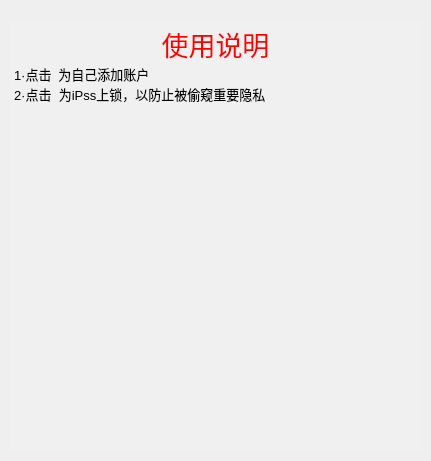
<?xml version="1.0" encoding="UTF-8"?>
<ui version="4.0">
 <class>userGuide</class>
 <widget class="QWidget" name="userGuide">
  <property name="geometry">
   <rect>
    <x>0</x>
    <y>0</y>
    <width>431</width>
    <height>461</height>
   </rect>
  </property>
  <property name="windowTitle">
   <string>Form</string>
  </property>
  <widget class="QTextBrowser" name="textBrowser">
   <property name="geometry">
    <rect>
     <x>10</x>
     <y>20</y>
     <width>411</width>
     <height>431</height>
    </rect>
   </property>
   <property name="styleSheet">
    <string notr="true">border: none;
background: rgb(240,240,240);</string>
   </property>
   <property name="html">
    <string>&lt;!DOCTYPE HTML PUBLIC &quot;-//W3C//DTD HTML 4.0//EN&quot; &quot;http://www.w3.org/TR/REC-html40/strict.dtd&quot;&gt;
&lt;html&gt;&lt;head&gt;&lt;meta name=&quot;qrichtext&quot; content=&quot;1&quot; /&gt;&lt;style type=&quot;text/css&quot;&gt;
p, li { white-space: pre-wrap; }
&lt;/style&gt;&lt;/head&gt;&lt;body style=&quot; font-family:'SimSun'; font-size:9pt; font-weight:400; font-style:normal;&quot;&gt;
&lt;p align=&quot;center&quot; style=&quot; margin-top:0px; margin-bottom:0px; margin-left:0px; margin-right:0px; -qt-block-indent:0; text-indent:0px;&quot;&gt;&lt;span style=&quot; font-size:20pt; color:#ff0000;&quot;&gt;使用说明&lt;/span&gt;&lt;/p&gt;
&lt;p style=&quot; margin-top:0px; margin-bottom:0px; margin-left:0px; margin-right:0px; -qt-block-indent:0; text-indent:0px;&quot;&gt;&lt;span style=&quot; font-size:10pt; color:#000000;&quot;&gt;1·点击 &lt;/span&gt;&lt;img src=&quot;:/image/plus.png&quot; /&gt; &lt;span style=&quot; font-size:10pt; color:#000000;&quot;&gt;为自己添加账户&lt;/span&gt;&lt;/p&gt;
&lt;p style=&quot; margin-top:0px; margin-bottom:0px; margin-left:0px; margin-right:0px; -qt-block-indent:0; text-indent:0px;&quot;&gt;&lt;span style=&quot; font-size:10pt; color:#000000;&quot;&gt;2·点击 &lt;/span&gt;&lt;img src=&quot;:/image/lock.png&quot; /&gt;&lt;span style=&quot; font-size:10pt;&quot;&gt; 为iPss上锁，以防止被偷窥重要隐私&lt;/span&gt;&lt;/p&gt;&lt;/body&gt;&lt;/html&gt;</string>
   </property>
  </widget>
 </widget>
 <resources/>
 <connections/>
</ui>
